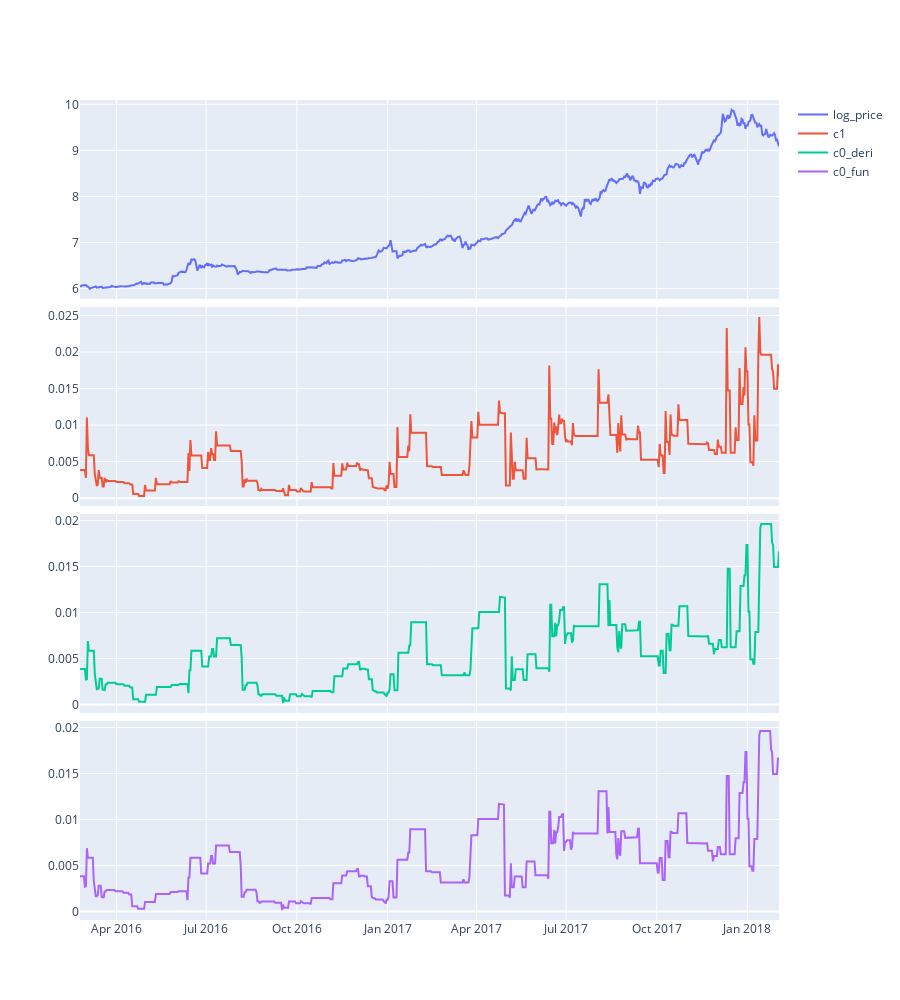

This figure's notebook cell:
### Code cell
fig = make_subplots(rows=len(calced_df.keys()), cols=1, shared_xaxes=True, vertical_spacing = 0.01)
# , subplot_titles=calced_df.keys()
fig.update_layout(
    height=1000,
)

for i, col in enumerate(calced_df.keys(), start=1):
    fig.add_trace(go.Scatter(x=calced_df[col].index, y=calced_df[col].values, name=col), row=i, col=1)
    
fig.show()

# to fix data, change which homology is being used

### Figure 1 — Plotly figure (JSON) as saved in the notebook; plotly's stock layout.template omitted (floating-point values rounded to 4 significant figures; data arrays with more than 128 entries replaced by an {"elided": "..."} marker saying what was removed)
{"data": [{"name": "log_price", "type": "scatter", "x": {"elided": "710 str values"}, "xaxis": "x", "y": {"elided": "710 float values"}, "yaxis": "y"}, {"name": "c1", "type": "scatter", "x": {"elided": "710 str values"}, "xaxis": "x2", "y": {"elided": "710 float values"}, "yaxis": "y2"}, {"name": "c0_deri", "type": "scatter", "x": {"elided": "710 str values"}, "xaxis": "x3", "y": {"elided": "710 float values"}, "yaxis": "y3"}, {"name": "c0_fun", "type": "scatter", "x": {"elided": "710 str values"}, "xaxis": "x4", "y": {"elided": "710 float values"}, "yaxis": "y4"}], "layout": {"height": 1000, "xaxis": {"anchor": "y", "domain": [0, 1], "matches": "x4", "showticklabels": false}, "xaxis2": {"anchor": "y2", "domain": [0, 1], "matches": "x4", "showticklabels": false}, "xaxis3": {"anchor": "y3", "domain": [0, 1], "matches": "x4", "showticklabels": false}, "xaxis4": {"anchor": "y4", "domain": [0, 1]}, "yaxis": {"anchor": "x", "domain": [0.7575, 1]}, "yaxis2": {"anchor": "x2", "domain": [0.505, 0.7475]}, "yaxis3": {"anchor": "x3", "domain": [0.2525, 0.495]}, "yaxis4": {"anchor": "x4", "domain": [0, 0.2425]}}}
